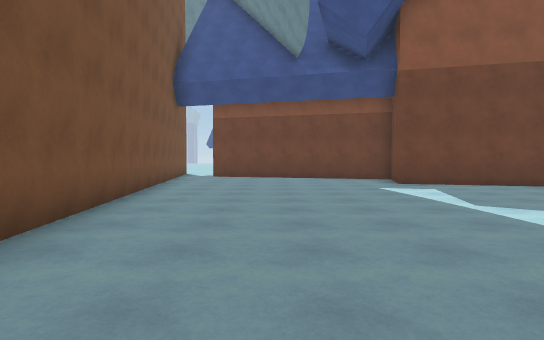
view 1 (above)

17 first-person views from a walk through a Unity game level. The camera is 1.4 m above the floor, tilts 2° down and sees 80° across. The floor is counted in squares, 2 m on a side. Each view is taken from the middle of a square. On the plan, view 1 faces up. The plan holds only what a view shows up to about 10 squares ahead; the rest is blank. The place goes on beyond the plan.

view 2
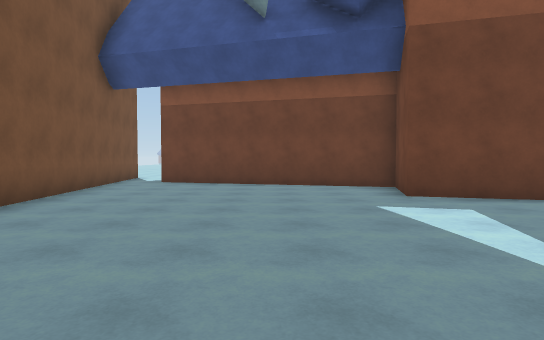

view 3
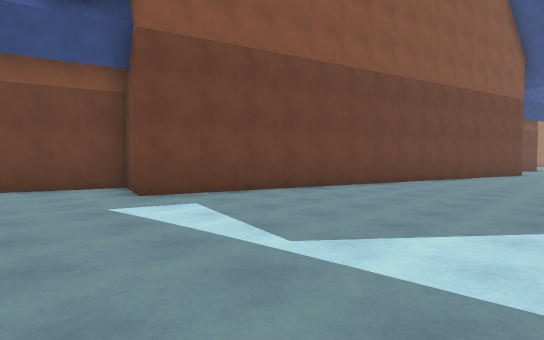

view 4
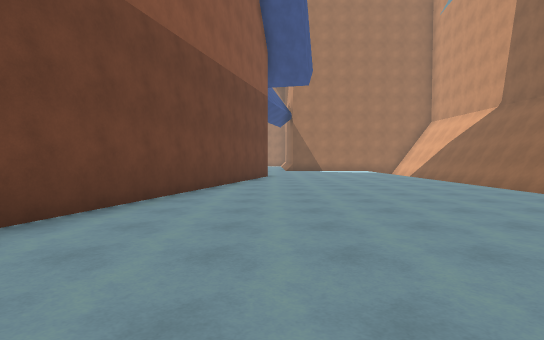

view 5
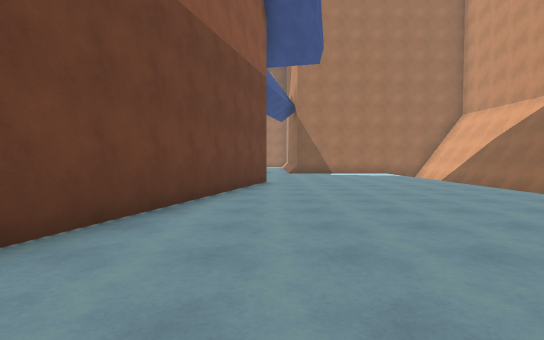

view 6
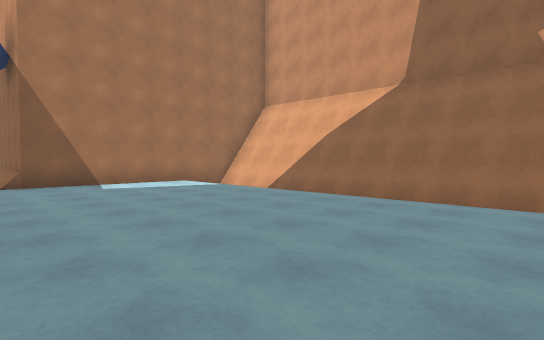

view 7
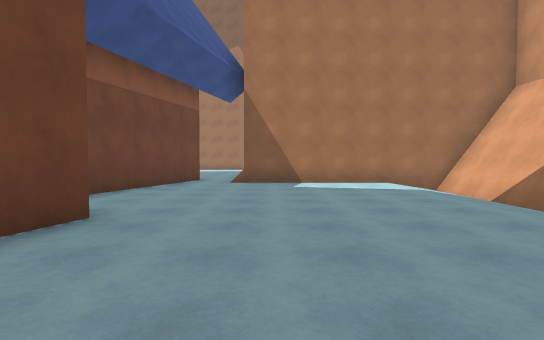

view 8
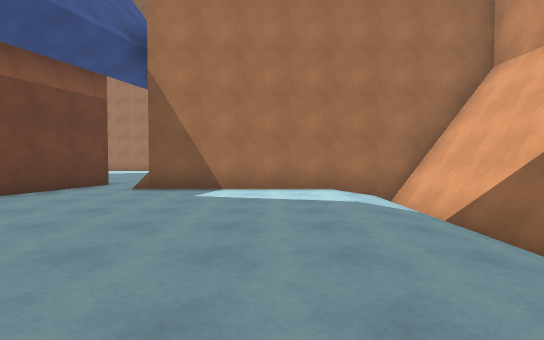

view 9
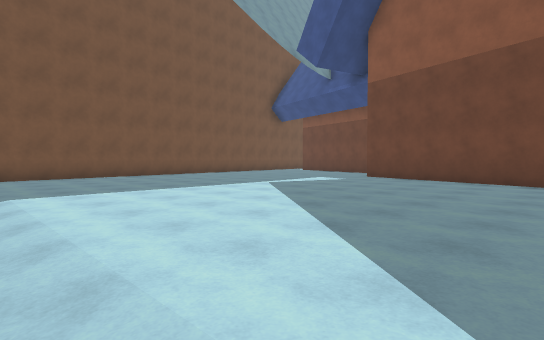

view 10
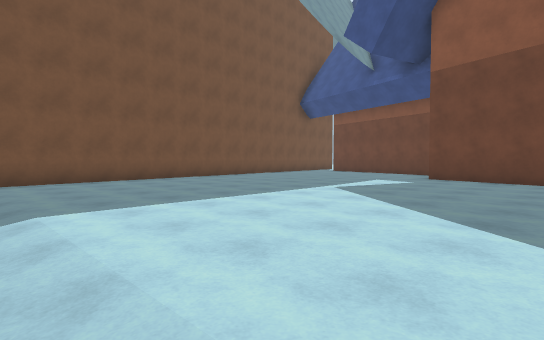

view 11
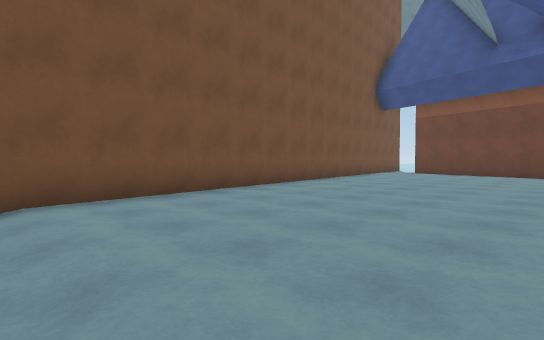

view 12
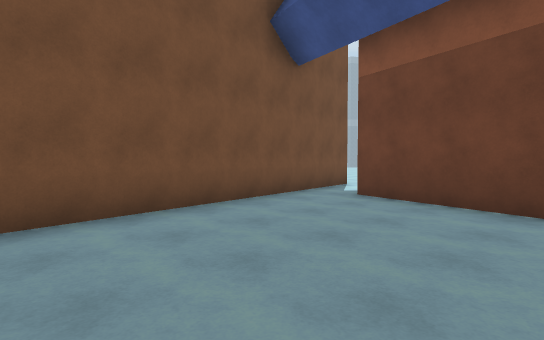

view 13
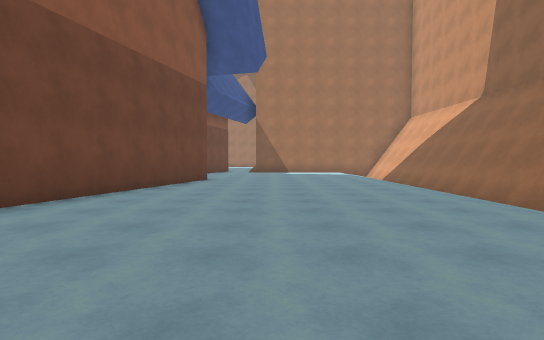

view 14
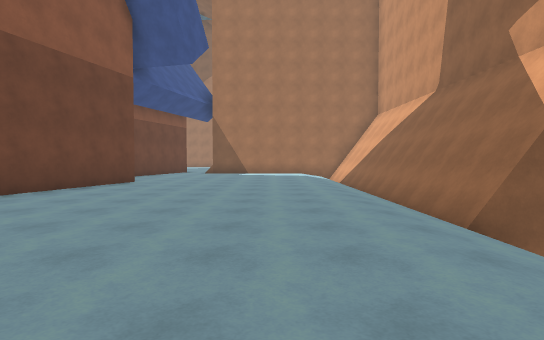

view 15
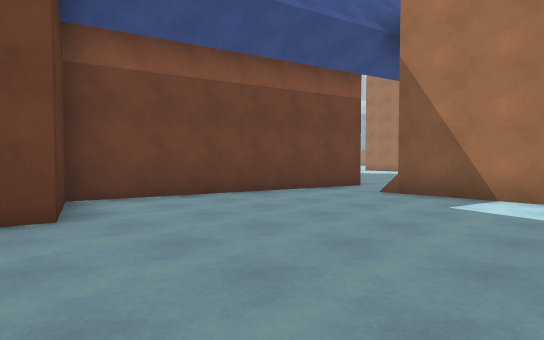

view 16
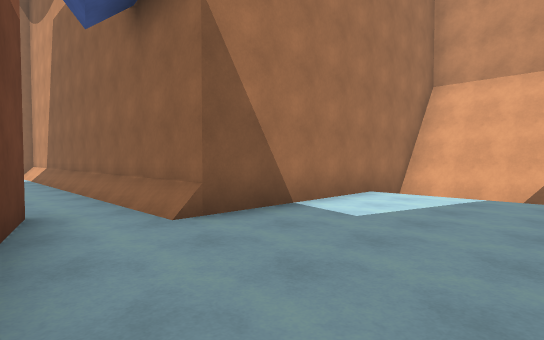

view 17
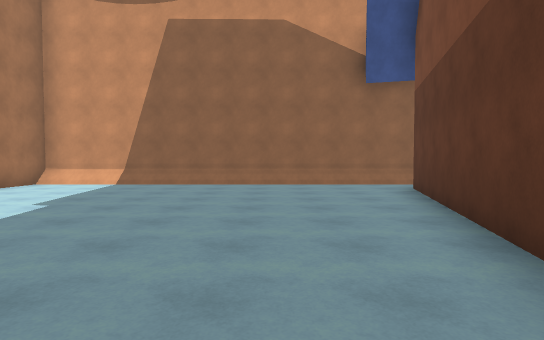

### Floor plan
Key: @ floor where view 1 was taken; # wall or solid block; . floor; / step, stairs or slope.
Columns run from 4 left of view 1 to 35 right of it. Each row starts with its distance up from view 1.
 15 #
 14 #.
 13 #.###                           .
 12 #...#####                      ...
 11 #.......#                     #....
 10 #.......#                    ##.....
  9 ##......####                 #.......
  8  #.........#####             #.......
  7  #.............####   #####  #........
  6  #................#####...####.........
  5  #.....................................#
  4  #..........................///////////#
  3  #..........................############
  2  #..........................#
  1  ##.........................#
  0   #.@.......................#
 -1   #/////////////////////////#
 -2                  ############

Positions as (right, up) in squares from view 1, and headings:
1: (0, 0), facing up
2: (1, 3), facing up
3: (1, 3), facing up-right
4: (5, 5), facing right
5: (8, 5), facing right
6: (14, 5), facing down-right
7: (14, 3), facing right
8: (16, 1), facing right
9: (9, -1), facing up-left
10: (7, -1), facing up-left
11: (3, -1), facing up-left
12: (1, 7), facing up-left
13: (7, 3), facing right
14: (8, 1), facing right
15: (17, 1), facing up-right
16: (20, 6), facing down-right
17: (28, 13), facing down
